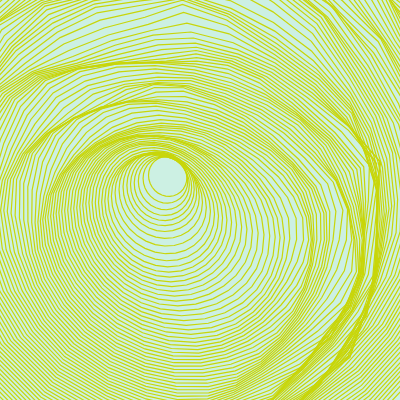
Frame 1 (no input)
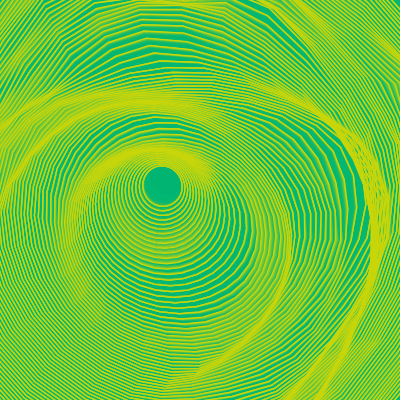
Frame 60 (no input)
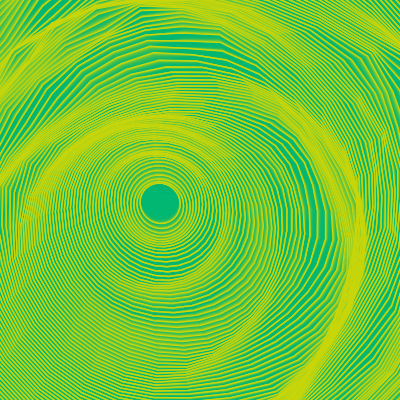
Frame 120 (the mouse pressed at the canvas centre since frame 60)

The p5.js sketch that drew these frames (run headless with seeded random() and noise() and a simulated clock; from frame 60 on, the mouse is pressed at the canvas centre):

// p5.js sketch
// ── sketch.js
function w(val) {
  if (val == null)
    return width;
  return val * width;
}

function h(val) {
  if (val == null)
    return height;
  return val * height;
}

function makeCircle(numSides, radius) {
  const points = [];
  const radiansPerStep = (Math.PI * 2) / numSides;

  for (let theta = 0; theta < Math.PI * 2; theta += radiansPerStep) {
    const x = 0.5 + radius * Math.cos(theta);
    const y = 0.5 + radius * Math.sin(theta);
    points.push([x, y]);
  }

  return points;
}

function distortPolygon(polygon) {
  return polygon.map(point => {
      const x = point[0];
      const y = point[1];
      const distance = dist(0.5, 0.5, x, y);

      const noiseFn = (x, y) => {
        const noiseX = (x + 0.40) * distance * 2;
        const noiseY = (y - 1.60) * distance * 2;
        return noise(noiseX, noiseY, frameCount/200);
      }

      const theta = noiseFn(x, y) * Math.PI * 2;

      const amountToNudge = 0.1;
      const newX = x + (amountToNudge * Math.cos(theta));
      const newY = y + (amountToNudge * Math.sin(theta));

      return [newX, newY];
  });
}

function chaikin(arr, num) {
  if (num === 0) return arr;
  const l = arr.length;
  const smooth = arr.map((c,i) => {
    return [
      [0.75*c[0] + 0.25*arr[(i + 1)%l][0],0.75*c[1] + 0.25*arr[(i + 1)%l][1]],
      [0.25*c[0] + 0.75*arr[(i + 1)%l][0],0.25*c[1] + 0.75*arr[(i + 1)%l][1]]
    ];
  }).flat();
  return num === 1 ? smooth : chaikin(smooth, num - 1);
}

function setup() {
  createCanvas(400, 400);
}

function draw() {
  background('rgba(0%,70%,45%,0.2)') 
  noFill();           
  stroke(200, 214, 10);      
  strokeWeight(w(0.003)); 

  for(let radius = 0.05; radius < 0.8; radius += 0.008) {
    const circle = makeCircle(30, radius);
    const distortedCircle = distortPolygon(circle);
    const smoothCircle = chaikin(distortedCircle, 5);

    beginShape();
    distortedCircle.forEach(point => {
      vertex(w(point[0]), h(point[1]));
    });
    endShape(CLOSE);
  }
}
